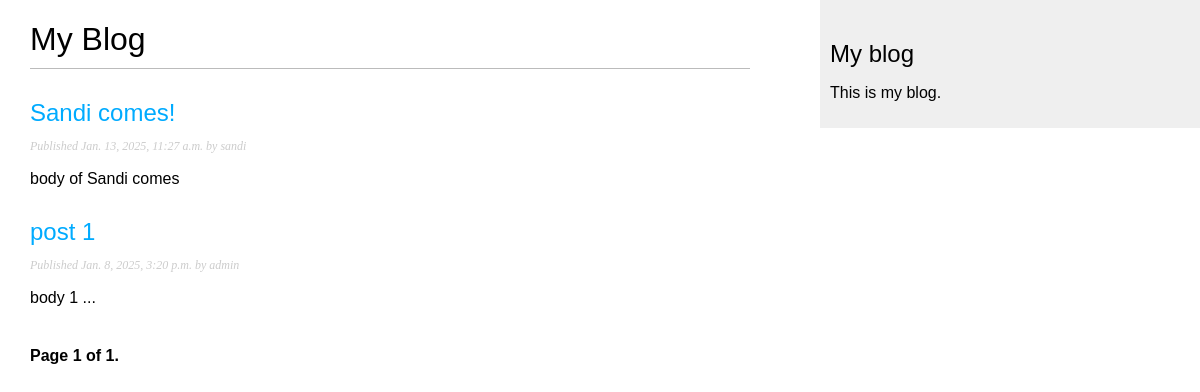
Page /blog/ on the earlier database version.
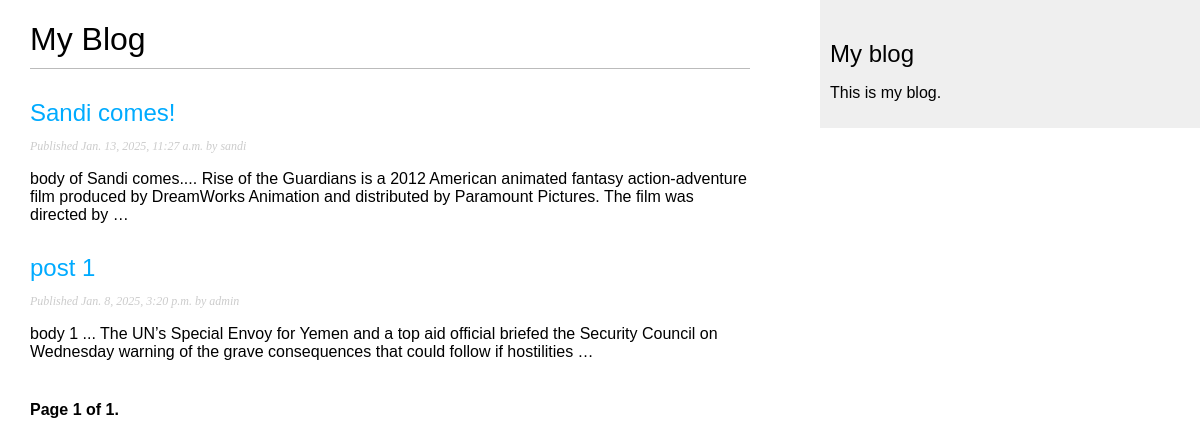
Same page on the later database version.
### blog/models.py (models this page shows, shortened)
class Post(models.Model):
    class Status(models.TextChoices):
        DRAFT = 'DF', 'Draft'
        PUBLISHED = 'PB', 'Published'
    title= models.CharField(max_length=250)
    slug= models.SlugField(max_length=250, unique_for_date='publish')
    body= models.TextField()
    publish = models.DateTimeField(default=timezone.now)
    created = models.DateTimeField(auto_now_add=True)
    updated = models.DateTimeField(auto_now=True)
    status = models.CharField(
        max_length=2,
        choices=Status,
        default=Status.DRAFT
    )
    author = models.ForeignKey(settings.AUTH_USER_MODEL, on_delete=models.CASCADE, related_name='blog_posts')
    objects = models.Manager()
    published = publishedManager()
    class Meta:
        ordering = ['-publish']
        indexes = [
            models.Index(fields=['-publish']),
        ]
    def get_absolute_url(self):
        return reverse('blog:post_detail', args=[self.publish.year, self.publish.month, self.publish.day, self.slug])

### blog/views.py (the view)
# urls.py: path('', views.post_list, name='post_list'),
def post_list(request):
    post_list = Post.published.all()
    paginator = Paginator(post_list, 3)     #init Pagination with 3 posts per page
    page_number = request.GET.get('page', 1)
    posts = paginator.page(page_number)
    return render(request, 'blog/post/list.html', {'posts': posts})

### blog/models.py (called while the page is built)
    def get_queryset(self):
        return super().get_queryset().filter(status = Post.Status.PUBLISHED)

### blog/templates/blog/post/list.html (shortened to what this page needs)
{% extends "blog/base.html" %}
{% block content %}
    <h1>My Blog</h1>
    {% for post in posts %}
        <h2>
            <a href="{{ post.get_absolute_url }}">
                {{ post.title }}
            </a>
        </h2>
        <p class="date">
            Published {{ post.publish }} by {{ post.author }}
        </p>
        {{ post.body|truncatewords:30|linebreaks }}
    {% endfor %}
    {% include "pagination.html" with page=posts %}
{% endblock %}

Differences in the rows shown:
changed Post "Sandi comes!": body "body of Sandi comes" → "body of Sandi comes.... Rise of the Guardians is a 2012 American animated fantasy action-adventure film produced by DreamWorks Animation and distributed by Paramount Pictures. The film was directed by …"
changed Post "post 1": body "body 1 ..." → "body 1 ... The UN’s Special Envoy for Yemen and a top aid official briefed the Security Council on Wednesday warning of the grave consequences that could follow if hostilities …"
